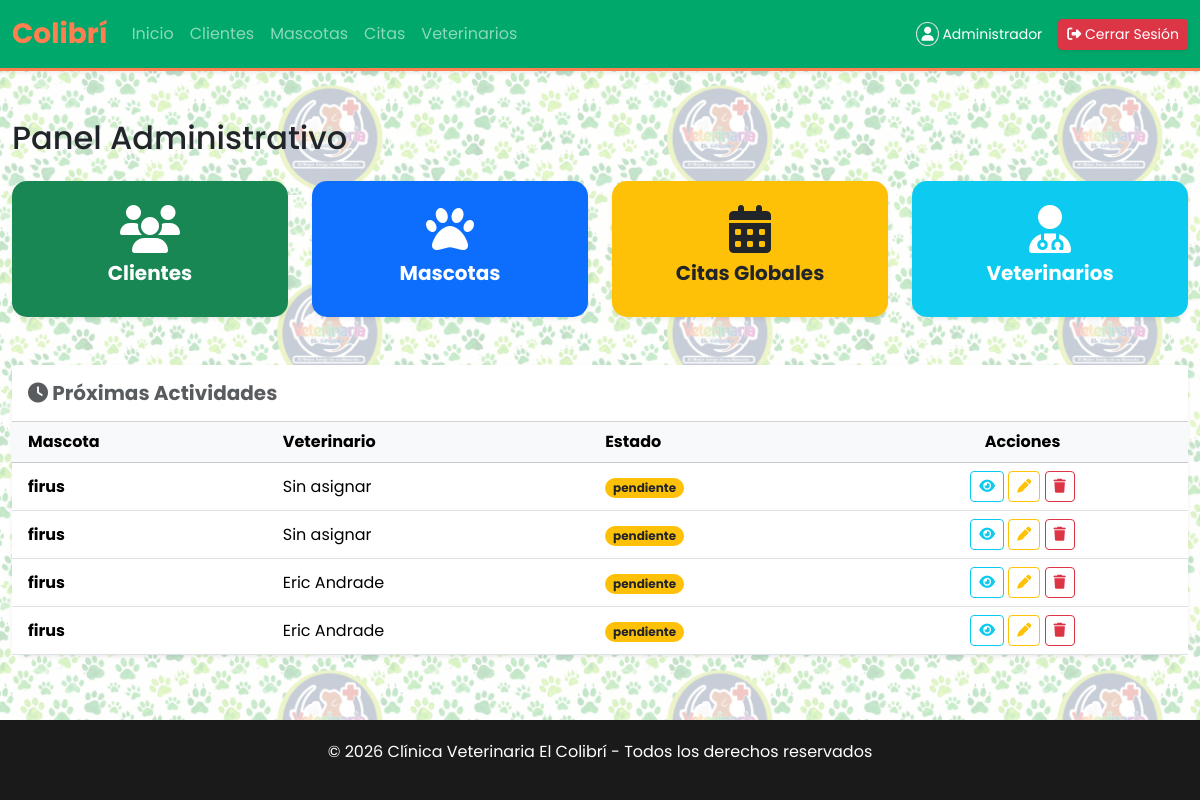
Screenshot of /dashboard.php (signed in) with the database file from the repository.
### tables this page shows
CREATE TABLE `cita` (
  `id_cita` int(11) NOT NULL,
  `motivo` text DEFAULT NULL,
  `estado` enum('pendiente','confirmada','cancelada','completada') DEFAULT 'pendiente',
  `id_mascota` int(11) NOT NULL,
  `id_veterinario` int(11) DEFAULT NULL,
  `diagnostico` text DEFAULT NULL,
  `fecha_hora` datetime DEFAULT NULL
);

CREATE TABLE `mascota` (
  `id_mascota` int(11) NOT NULL,
  `nombre` varchar(100) NOT NULL,
  `especie` varchar(50) NOT NULL,
  `raza` varchar(50) DEFAULT NULL,
  `edad` int(11) DEFAULT NULL,
  `id_cliente` int(11) DEFAULT NULL
);

CREATE TABLE `usuario` (
  `id_veterinario` int(11) NOT NULL,
  `nombre` varchar(100) NOT NULL,
  `rol` enum('admin','veterinario') DEFAULT 'veterinario',
  `especialidad` varchar(100) DEFAULT NULL,
  `correo` varchar(100) DEFAULT NULL,
  `telefono` varchar(20) DEFAULT NULL,
  `usuario` varchar(50) DEFAULT NULL,
  `password` varchar(255) DEFAULT NULL
);

### dashboard.php (the view, shortened to what this page needs)
<?php
require_once 'includes/header.php';
$query_resumen = "SELECT c.*, m.nombre as mascota_nombre, u.nombre as vet_nombre
                  FROM cita c
                  JOIN mascota m ON c.id_mascota = m.id_mascota
                  LEFT JOIN usuario u ON c.id_veterinario = u.id_veterinario
                  ORDER BY c.fecha_hora ASC LIMIT 5";
$resumen_citas = mysqli_query($con, $query_resumen);
$citas_data = [];
while($fila = mysqli_fetch_assoc($resumen_citas)) {
    $citas_data[] = $fila;
}
?>
<div class="container-fluid mt-4">
    <h2 class="mb-4">Panel Administrativo</h2>
    <div class="row g-4 text-center mb-5">
        <div class="col-md-3">
            <a href="pages/clientes.php" class="text-decoration-none">
                <div class="card h-100 border-0 shadow-sm bg-success text-white p-4">
                    <i class="fas fa-users fa-3x mb-2"></i>
                    <h5 class="fw-bold">Clientes</h5>
                </div>
            </a>
        </div>
        <div class="col-md-3">
            <a href="pages/mascotas.php" class="text-decoration-none">
                <div class="card h-100 border-0 shadow-sm bg-primary text-white p-4">
                    <i class="fas fa-paw fa-3x mb-2"></i>
                    <h5 class="fw-bold">Mascotas</h5>
                </div>
            </a>
        </div>
        <div class="col-md-3">
            <a href="pages/citas.php" class="text-decoration-none">
                <div class="card h-100 border-0 shadow-sm bg-warning text-dark p-4">
                    <i class="fas fa-calendar-alt fa-3x mb-2"></i>
                    <h5 class="fw-bold">Citas Globales</h5>
                </div>
            </a>
        </div>
        <div class="col-md-3">
            <a href="pages/veterinarios.php" class="text-decoration-none">
                <div class="card h-100 border-0 shadow-sm bg-info text-white p-4">
                    <i class="fas fa-user-md fa-3x mb-2"></i>
                    <h5 class="fw-bold">Veterinarios</h5>
                </div>
            </a>
        </div>
    </div>
    <div class="card shadow-sm border-0">
        <div class="card-header bg-white py-3">
            <h5 class="mb-0 fw-bold text-muted"><i class="fas fa-clock"></i> Próximas Actividades</h5>
        </div>
        <div class="card-body p-0">
            <table class="table table-hover align-middle mb-0">
                <thead class="table-light">
                    <tr>
                        <th class="ps-3">Mascota</th>
                        <th>Veterinario</th>
                        <th>Estado</th>
                        <th class="text-center">Acciones</th>
                    </tr>
                </thead>
                <tbody>
                    <?php if(count($citas_data) > 0): ?>
                        <?php foreach($citas_data as $rc): ?>
                        <tr>
                            <td class="ps-3 fw-bold"><?= htmlspecialchars($rc['mascota_nombre']) ?></td>
                            <td><?= htmlspecialchars($rc['vet_nombre'] ?? 'Sin asignar') ?></td>
                            <td><span class="badge rounded-pill bg-warning text-dark"><?= $rc['estado'] ?></span></td>
                            <td class="text-center">
                                <button class="btn btn-sm btn-outline-info" data-bs-toggle="modal" data-bs-target="#verCita<?= $rc['id_cita'] ?>">
                                    <i class="fas fa-eye"></i>
                                </button>
                                <a href="pages/citas.php?editar=<?= $rc['id_cita'] ?>" class="btn btn-sm btn-outline-warning">
                                    <i class="fas fa-pen"></i>
                                </a>
                                <a href="dashboard.php?eliminar=<?= $rc['id_cita'] ?>" class="btn btn-sm btn-outline-danger" onclick="return confirm('¿Borrar?')">
                                    <i class="fas fa-trash"></i>
                                </a>
                            </td>
                        </tr>
                        <?php endforeach; ?>
                    <?php else: ?>
                        <tr><td colspan="4" class="text-center p-4">No hay citas registradas.</td></tr>
                    <?php endif; ?>
                </tbody>
            </table>
        </div>
    </div>
</div>
<?php require_once 'includes/footer.php'; ?>

### includes/header.php (shortened to what this page needs)
<!DOCTYPE html>
<html lang="es">
<head>
    <link href="https://cdn.jsdelivr.net/npm/bootstrap@5.3.3/dist/css/bootstrap.min.css" rel="stylesheet">
    <link rel="stylesheet" href="https://cdnjs.cloudflare.com/ajax/libs/font-awesome/6.5.0/css/all.min.css">
    <link rel="stylesheet" href="/clinica-colibri/assets/css/style.css">
    <link rel="stylesheet" href="https://cdnjs.cloudflare.com/ajax/libs/font-awesome/6.5.0/css/all.min.css">
</head>
<body>
    <?php require_once __DIR__ . '/nav.php'; ?>
   <div class="contenedor mt-4">

### includes/nav.php (shortened to what this page needs)
<nav class="navbar navbar-expand-lg navbar-dark bg-success shadow-sm">
    <div class="container-fluid">
        <a class="navbar-brand fw-bold fs-3" href="/clinica-colibri/dashboard.php"
            🪶 El <span style="color:#FF7F50;">Colibrí</span>
        </a>
        <div class="collapse navbar-collapse" id="navbarNav">
            <ul class="navbar-nav me-auto">
    <li class="nav-item">
        <a class="nav-link" href="/clinica-colibri/<?= $_SESSION['rol'] === 'admin' ? 'dashboard.php' : 'pages/mis_citas.php' ?>">Inicio</a>
    </li>
    <?php if ($_SESSION['rol'] === 'admin'): ?>
        <li class="nav-item"><a class="nav-link" href="/clinica-colibri/pages/clientes.php">Clientes</a></li>
        <li class="nav-item"><a class="nav-link" href="/clinica-colibri/pages/mascotas.php">Mascotas</a></li>
        <li class="nav-item"><a class="nav-link" href="/clinica-colibri/pages/citas.php">Citas</a></li>
        <li class="nav-item"><a class="nav-link" href="/clinica-colibri/pages/veterinarios.php">Veterinarios</a></li>
    <?php endif; ?>
</ul>
            <div class="d-flex align-items-center">
        <span class="text-white me-3 small">
        <i class="fas fa-user border rounded-circle p-1"></i>
        <?= $_SESSION['user']['nombre'] ?>
        </span>
        <a href="/clinica-colibri/logout.php" class="btn btn-sm btn-danger shadow-sm">
        <i class="fas fa-sign-out-alt"></i> Cerrar Sesión
        </a>
    </div>
    </div>
</nav>

### includes/footer.php (shortened to what this page needs)
</div>
    <footer class="text-center">
        <div class="container-fluid">
            <p class="mb-o">&copy; 2026 Clínica Veterinaria El Colibrí - Todos los derechos reservados</p>
        </div>
    </footer>
</body>
</html>

### assets/css/style.css (style rules this page uses)
:root { --primary: #00A86B; --primary-dark: #008f5d; --accent: #FF7F50; --glass: rgba(255, 255, 255, 0.85); }
body { font-family: 'Poppins', sans-serif; background: url('../img/background.jpg') repeat !important; background-size: 390px !important; background-attachment: fixed !important; min-height: 100vh; display: flex; flex-direction: column; }
body::before { content: ""; position: fixed; top: 0; left: 0; width: 100%; height: 100%; background: rgba(255, 255, 255, 0.75); z-index: -1; }
footer { background-color: #1a1a1a; color: white; padding: 20px 0; width: 100%; margin-top: auto; }
.navbar { background: var(--primary) !important; backdrop-filter: blur(10px); box-shadow: 0 4px 12px rgba(0,0,0,0.1); border-bottom: 3px solid var(--accent); }
.card { border: none !important; border-radius: 15px !important; box-shadow: 0 5px 15px rgba(0,0,0,0.05); transition: all 0.3s ease-in-out; }
.card i, .card img { transition: transform 0.4s ease; }

### rows the page displays
cita: id_mascota.nombre "firus", vet_nombre "Sin asignar", estado "pendiente"
cita: id_mascota.nombre "firus", vet_nombre "Sin asignar", estado "pendiente"
cita: id_mascota.nombre "firus", id_veterinario.nombre "Eric Andrade", estado "pendiente"
cita: id_mascota.nombre "firus", id_veterinario.nombre "Eric Andrade", estado "pendiente"

### other values shown
$_SESSION['user']['nombre'] "Administrador"
